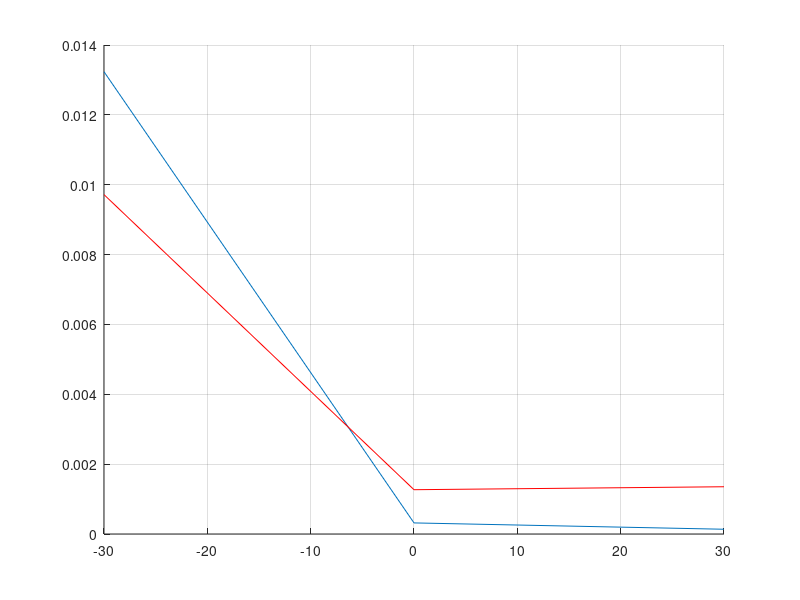
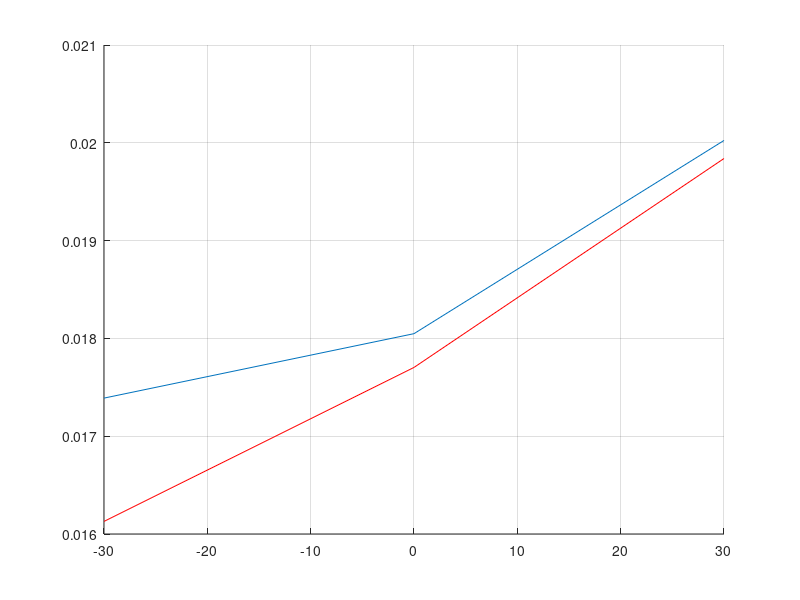

Source code (MATLAB) for these figures, in order:
clear;
load('file_SNR_m30_30_30_Ntests_30.mat');

% FdSchmidlAll_awgn_mean =mean(FdSchmidlAll_awgn,3);
% FdProposedAll_awgn_mean = mean(FdProposedAll_awgn,3);
% 
% FdSchmidlAll_ray_mean =mean(FdSchmidlAll_ray,3);
% FdProposedAll_ray_mean = mean(FdProposedAll_ray,3);

% 
% figure;hold on;grid on; 
% plot(Freqs,FdSchmidlAll_awgn_mean(1,:));
% plot(Freqs,FdProposedAll_awgn_mean(1,:),'r');
% plot(Freqs,FdSchmidlAll_ray_mean(1,:),'g'); 
% plot(Freqs,FdProposedAll_ray_mean(1,:),'k');
% plot(Freqs,Freqs,'m');
% legend('FdSchmidlAll awgn','FdProposedAll awgn','FdSchmidlAll ray','FdProposedAll ray');

FdSchmidlAll_awgnSnr(:,:) = FdSchmidlAll_awgn(:,1,:);
FdProposedAll_awgnSnr(:,:) = FdProposedAll_awgn(:,1,:);

FdSchmidlAll_raySnr(:,:)=FdSchmidlAll_ray(:,1,:);
FdProposedAll_raySnr(:,:) = FdProposedAll_ray(:,1,:);

FdSchmidlAll_awgnSnr1 = sqrt(mean(power((FdSchmidlAll_awgnSnr-Freqs),2),2));
FdProposedAll_awgnSnr1 = sqrt(mean(power((FdProposedAll_awgnSnr-Freqs),2),2));
FdSchmidlAll_raySnr1 = sqrt(mean(power((FdSchmidlAll_raySnr-Freqs),2),2));
FdProposedAll_raySnr1 = sqrt(mean(power((FdProposedAll_raySnr-Freqs),2),2));

figure(1);hold on;grid on;
plot(SNRs,FdSchmidlAll_awgnSnr1);
plot(SNRs,FdProposedAll_awgnSnr1,'r');

figure(2);hold on;grid on;
plot(SNRs,FdSchmidlAll_raySnr1);
plot(SNRs,FdProposedAll_raySnr1,'r');